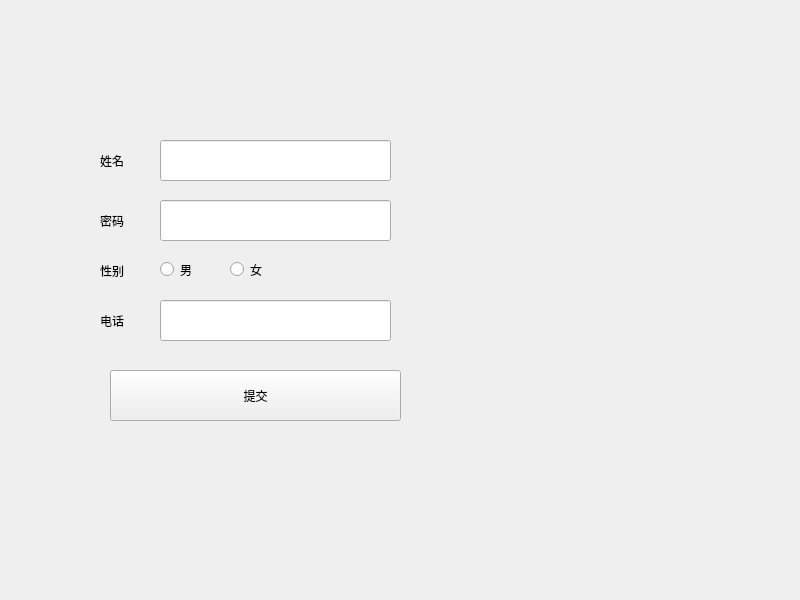
<?xml version="1.0" encoding="UTF-8"?>
<ui version="4.0">
 <class>Widget</class>
 <widget class="QWidget" name="Widget">
  <property name="geometry">
   <rect>
    <x>0</x>
    <y>0</y>
    <width>800</width>
    <height>600</height>
   </rect>
  </property>
  <property name="windowTitle">
   <string>Widget</string>
  </property>
  <widget class="QLabel" name="label">
   <property name="geometry">
    <rect>
     <x>100</x>
     <y>140</y>
     <width>81</width>
     <height>41</height>
    </rect>
   </property>
   <property name="text">
    <string>姓名</string>
   </property>
  </widget>
  <widget class="QLabel" name="label_2">
   <property name="geometry">
    <rect>
     <x>100</x>
     <y>200</y>
     <width>81</width>
     <height>41</height>
    </rect>
   </property>
   <property name="text">
    <string>密码</string>
   </property>
  </widget>
  <widget class="QLabel" name="label_3">
   <property name="geometry">
    <rect>
     <x>100</x>
     <y>250</y>
     <width>81</width>
     <height>41</height>
    </rect>
   </property>
   <property name="text">
    <string>性别</string>
   </property>
  </widget>
  <widget class="QLabel" name="label_4">
   <property name="geometry">
    <rect>
     <x>100</x>
     <y>300</y>
     <width>81</width>
     <height>41</height>
    </rect>
   </property>
   <property name="text">
    <string>电话</string>
   </property>
  </widget>
  <widget class="QLineEdit" name="lineEdit_name">
   <property name="geometry">
    <rect>
     <x>160</x>
     <y>140</y>
     <width>231</width>
     <height>41</height>
    </rect>
   </property>
  </widget>
  <widget class="QLineEdit" name="lineEdit_password">
   <property name="geometry">
    <rect>
     <x>160</x>
     <y>200</y>
     <width>231</width>
     <height>41</height>
    </rect>
   </property>
  </widget>
  <widget class="QRadioButton" name="radioButton_male">
   <property name="geometry">
    <rect>
     <x>160</x>
     <y>260</y>
     <width>115</width>
     <height>19</height>
    </rect>
   </property>
   <property name="text">
    <string>男</string>
   </property>
  </widget>
  <widget class="QRadioButton" name="radioButton_female">
   <property name="geometry">
    <rect>
     <x>230</x>
     <y>260</y>
     <width>115</width>
     <height>19</height>
    </rect>
   </property>
   <property name="text">
    <string>女</string>
   </property>
  </widget>
  <widget class="QLineEdit" name="lineEdit_phone">
   <property name="geometry">
    <rect>
     <x>160</x>
     <y>300</y>
     <width>231</width>
     <height>41</height>
    </rect>
   </property>
  </widget>
  <widget class="QPushButton" name="pushButton_submit">
   <property name="geometry">
    <rect>
     <x>110</x>
     <y>370</y>
     <width>291</width>
     <height>51</height>
    </rect>
   </property>
   <property name="text">
    <string>提交</string>
   </property>
  </widget>
 </widget>
 <resources/>
 <connections/>
</ui>
